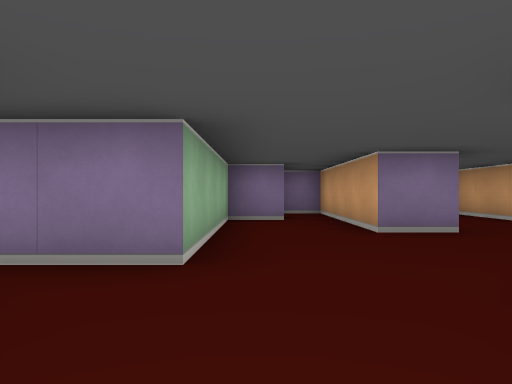
[1] (above)

13 first-person views from a walk through a cub3D level. The camera is about half as high as the walls, looks level and sees 70° across. The floor is counted in squares. Each view is taken from the middle of a square. On the plan, view 1 faces up. The plan holds only what a view shows up to about 9 squares ahead; the rest is blank.

[2]
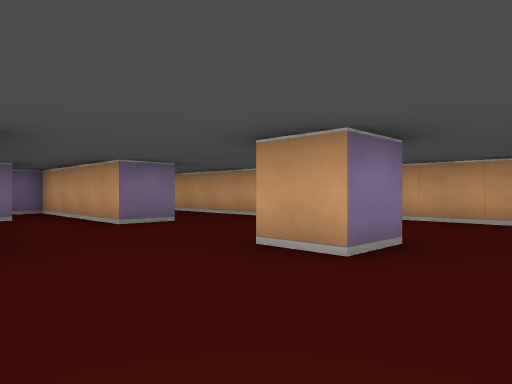

[3]
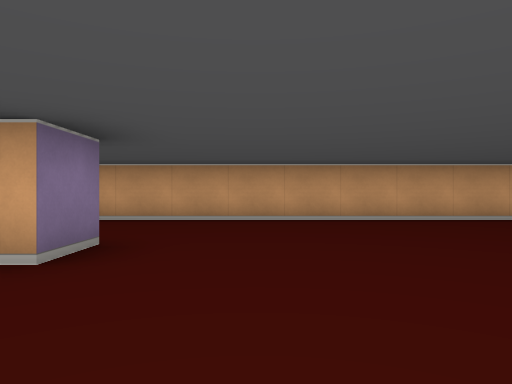

[4]
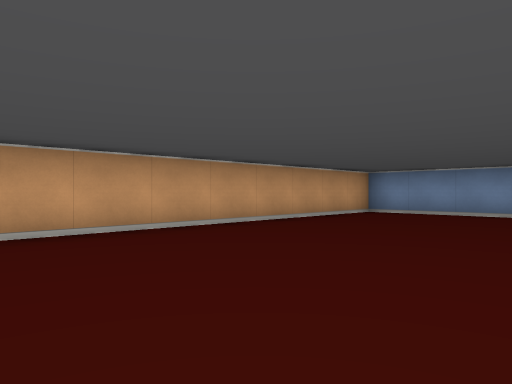

[5]
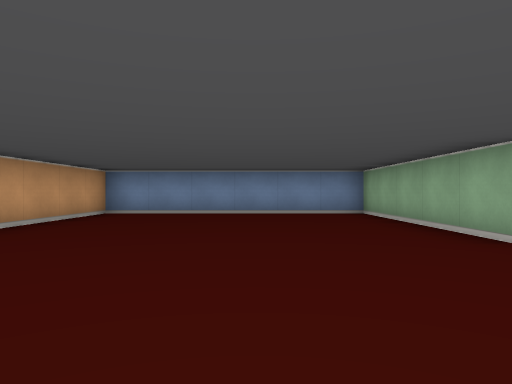

[6]
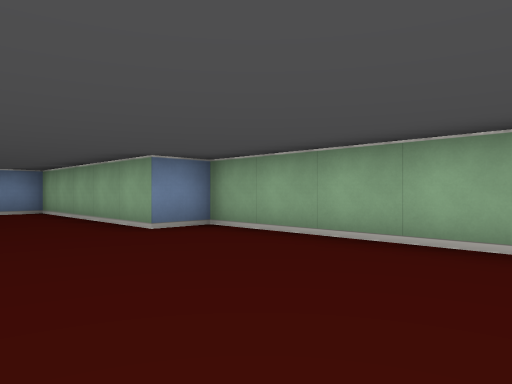

[7]
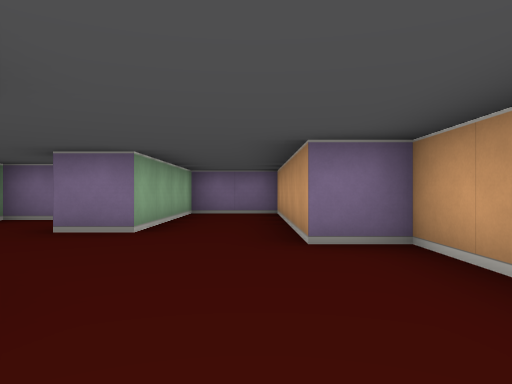

[8]
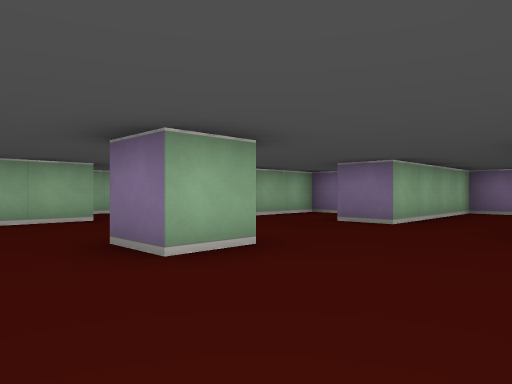

[9]
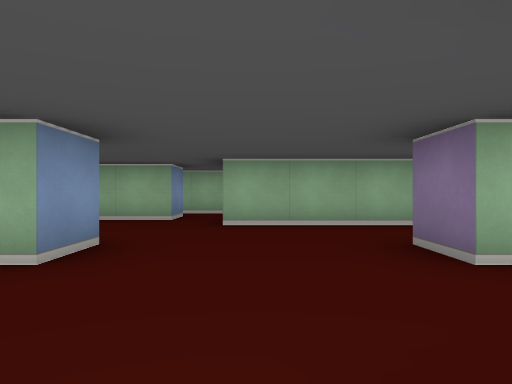

[10]
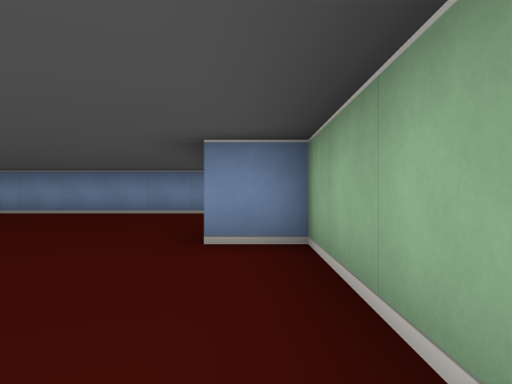

[11]
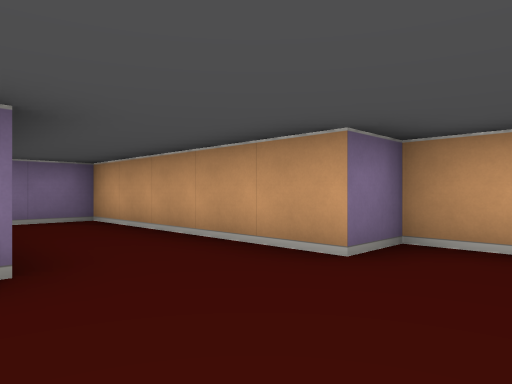

[12]
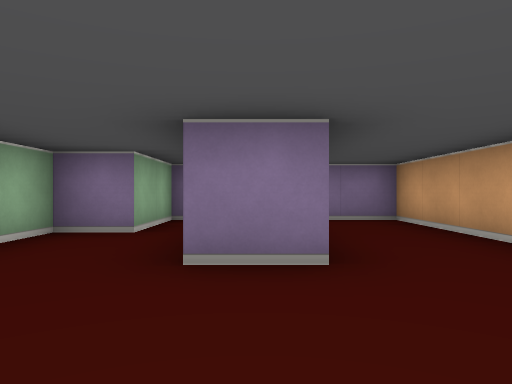

[13]
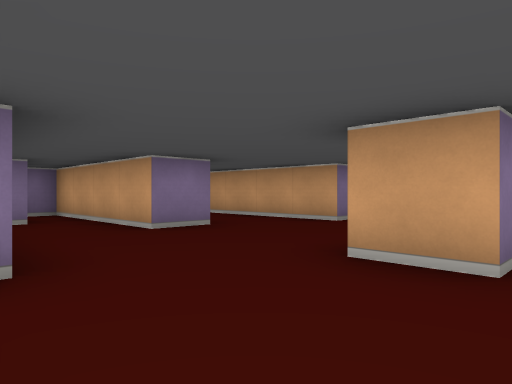

### Floor plan
Points are (right, up) in squares from view 1. A wall is a line through its corners. A room is listed if a view was taken in it or the views show most of it. See-through windows are left out.
Room 1 (views 1, 2, 3, 4, 5, 6, 7, 8, 9, 10, 11, 12, 13)
walls: (1.5, 0.5) (1.5, 1.5) (2.5, 1.5) (2.5, 0.5) (1.5, 0.5); (-1.5, 1.5) (-1.5, -4.5) (-0.5, -4.5) (-0.5, -9.5) (5.5, -9.5) (5.5, 3.5) (4.5, 3.5) (4.5, 8.5) (2.5, 8.5) (2.5, 4.5) (1.5, 4.5) (1.5, 8.5) (0.5, 8.5) (0.5, 6.5) (-0.5, 6.5) (-0.5, 2.5) (-1.8, 2.5)
ways out: opening at (-2, 2)

Where each view was taken, in squares from view 1:
view 1: 0 up, 0 right, facing up
view 2: 1 down, 1 left, facing up-right
view 3: 1 down, 1 left, facing right
view 4: 1 down, 1 right, facing down-right
view 5: 1 down, 2 right, facing down
view 6: 0 up, 2 right, facing down-left
view 7: 0 up, 4 right, facing up
view 8: 1 down, 5 right, facing up-left
view 9: 3 up, 5 right, facing left
view 10: 1 down, 1 left, facing down
view 11: 2 up, 2 right, facing up-right
view 12: 2 up, 2 right, facing up
view 13: 0 up, 1 left, facing up-right
